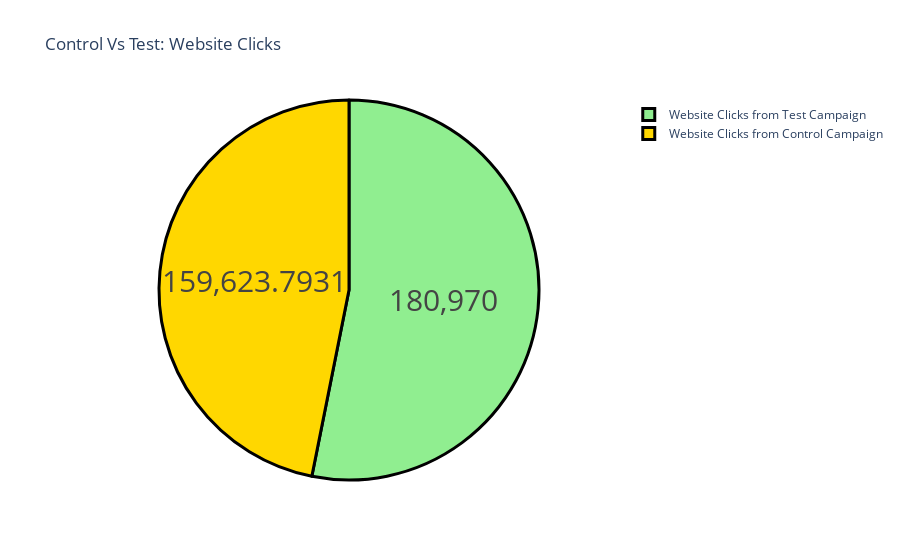

Write notebook code for a chart like this one.
### Markdown cell above
The test campaign resulted in more searches on the website. Now let’s have a look at the number of website clicks from both campaigns

### Code cell
label = ["Website Clicks from Control Campaign", 
         "Website Clicks from Test Campaign"]
counts = [sum(control_data["Website Clicks"]), 
          sum(test_data["Website Clicks"])]
colors = ['gold','lightgreen']
fig = go.Figure(data=[go.Pie(labels=label, values=counts)])
fig.update_layout(title_text='Control Vs Test: Website Clicks')
fig.update_traces(hoverinfo='label+percent', textinfo='value', 
                  textfont_size=30,
                  marker=dict(colors=colors, 
                              line=dict(color='black', width=3)))
fig.show()

### Figure 1 — Plotly figure (JSON) as saved in the notebook; plotly's stock layout.template omitted (floating-point values rounded to 4 significant figures)
{"data": [{"hoverinfo": "label+percent", "labels": ["Website Clicks from Control Campaign", "Website Clicks from Test Campaign"], "marker": {"colors": ["gold", "lightgreen"], "line": {"color": "black", "width": 3}}, "textfont": {"size": 30}, "textinfo": "value", "type": "pie", "values": [159600.0, 180970]}], "layout": {"title": {"text": "Control Vs Test: Website Clicks"}}}
